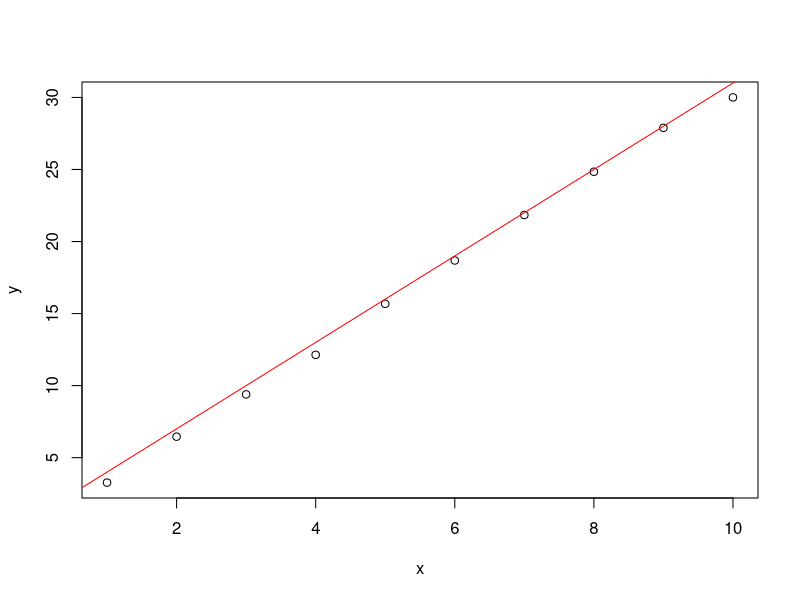
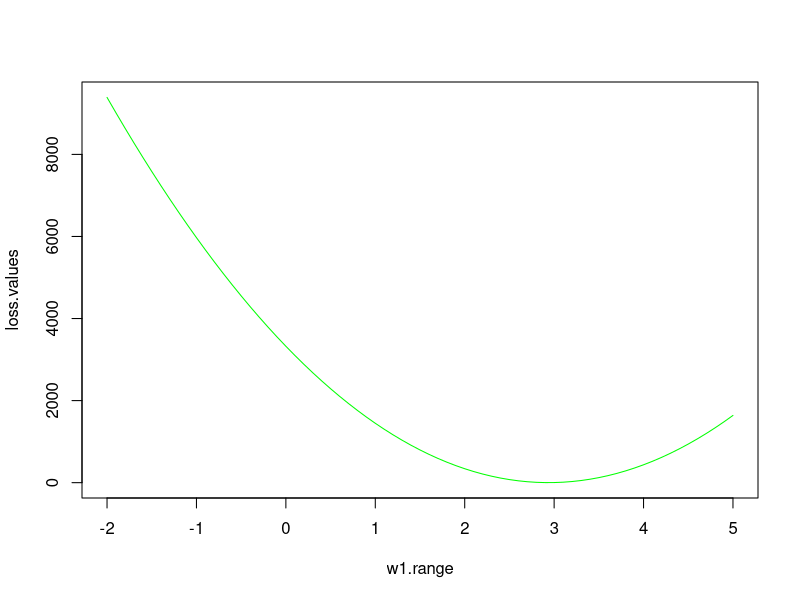

Recreate these plots in R, in order.
################### ASSIGNMENT 1 ###################
# Part 3 : A simple linear regression example
#
# @Authors Maxime Dimidschstein and Doriane Olewicki
# @Date 12 Feb 2018
####################################################

##### Auxiliary Functions #####

# Clean environment
clean <- function() {
  env = .GlobalEnv
  rm(list=ls(envir=env), envir=env)
}

# Linear model
linearmodel1 <- function(w0, w, x) {
  w0 + w * x
}

# Squared loss
sqloss <- function(w, w0, x, y) {
  sum((linearmodel1(w0, w, x) - y)^2)
}

##### SCRIPT #####

x <- 1:10
y <- 3*x + runif(length(x), 0, 1)
plot(x,y)

w0 <- 1
w1 <- 3
abline (w0, w1, col = "red")

sqloss(w1, w0, x, y)

w1.range <- seq(-2,5,by=0.1)
loss.values <- sapply(w1.range, sqloss, w0, x, y)
plot(w1.range, loss.values, col="green", type="l")
optimize(f=sqloss, w1.range, w0, x, y)
